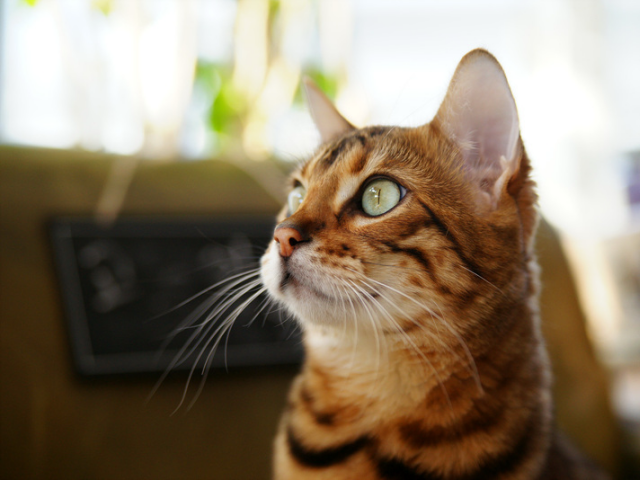
#> input picture python/02.05/cat.bmp, 640 x 480 px, found by its file name
$ python cvpractice8.py
#> lines starting #> are read from the running program, lines starting #| are printed output that depends on the picture; after the words box and inside, x2 and y2 are one past the last pixel; in counts of white or black regions, pixels touching at a corner belong together
import cv2
import matplotlib.pyplot as plt
import sys

img = cv2.imread("D:/python/02.05/cat.bmp")
#> img is the input picture: shape (480, 640, 3); mean B, G, R 104.5, 125.6, 140.8
t, bin_img = cv2.threshold(img[:,:,2],0,255,cv2.THRESH_BINARY + cv2.THRESH_OTSU)
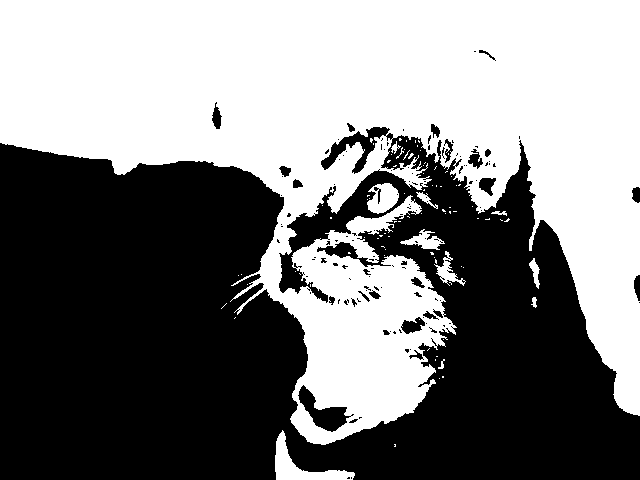
#> bin_img: shape (480, 640); 49.4% white; 90 white regions (78 under 20 px), largest, box (x1, y1, x2, y2) and area: (0, 0, 640, 445) 148517, (275, 430, 355, 480) 1217, (367, 183, 399, 214) 651
#> t = 141
print("오츄 알고리즘이 찾은 최적 임계값 = ", t)
#| 오츄 알고리즘이 찾은 최적 임계값 =  141.0

cv2.imshow("R channel", img[:,:,2])
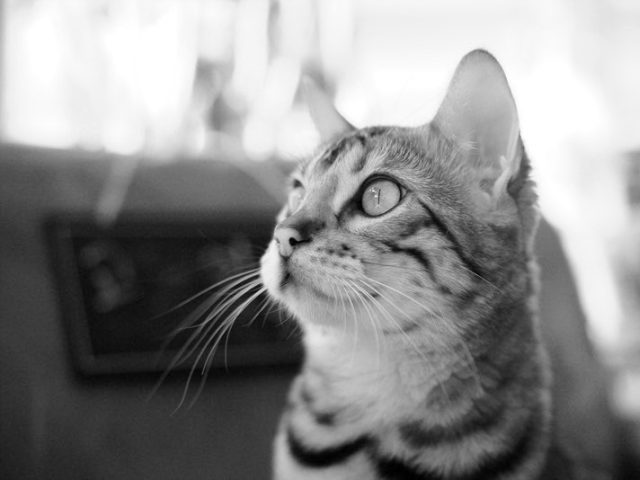
#> window 'R channel': shape (480, 640); min 0, max 255, mean 140.8
cv2.imshow("R channel binarization", bin_img)

cv2.waitKey()
cv2.destroyAllWindows()

$ run again, with python/02.05/dog.bmp copied over python/02.05/cat.bmp
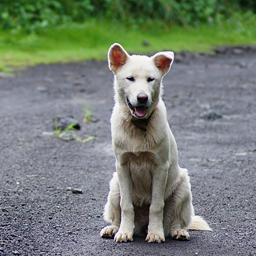
#> input picture python/02.05/dog.bmp, 256 x 256 px, found by its file name
#> img is the input picture: shape (256, 256, 3); mean B, G, R 117.5, 127.8, 118.4
#> `t, bin_img = cv2.threshold(img[:,:,2],0,255,cv2.THRESH_BINARY + cv2.TH..`:
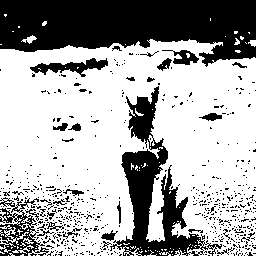
#> bin_img: shape (256, 256); 65.7% white; 594 black regions (563 under 20 px), largest, box (x1, y1, x2, y2) and area: (0, 0, 256, 67) 12222, (110, 86, 222, 256) 5430, (0, 197, 49, 256) 1157
#> t = 107
#| 오츄 알고리즘이 찾은 최적 임계값 =  107.0
#> `cv2.imshow("R channel", img[:,:,2])`:
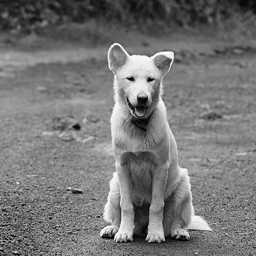
#> window 'R channel': shape (256, 256); min 0, max 255, mean 118.4

$ run again, with python/02.05/soccer.jpg saved as python/02.05/cat.bmp
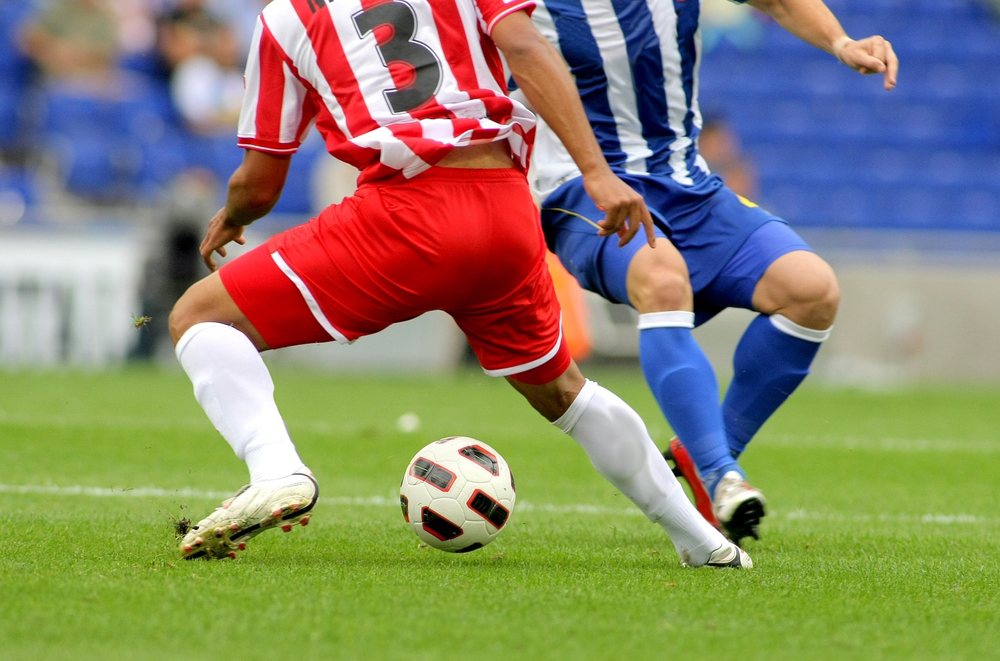
#> input picture python/02.05/soccer.jpg, 1000 x 661 px, shrunk from 1434 x 948 before the run, found by its file name
#> img is the input picture: shape (661, 1000, 3); mean B, G, R 107.2, 133.3, 136.9
#> `t, bin_img = cv2.threshold(img[:,:,2],0,255,cv2.THRESH_BINARY + cv2.TH..`:
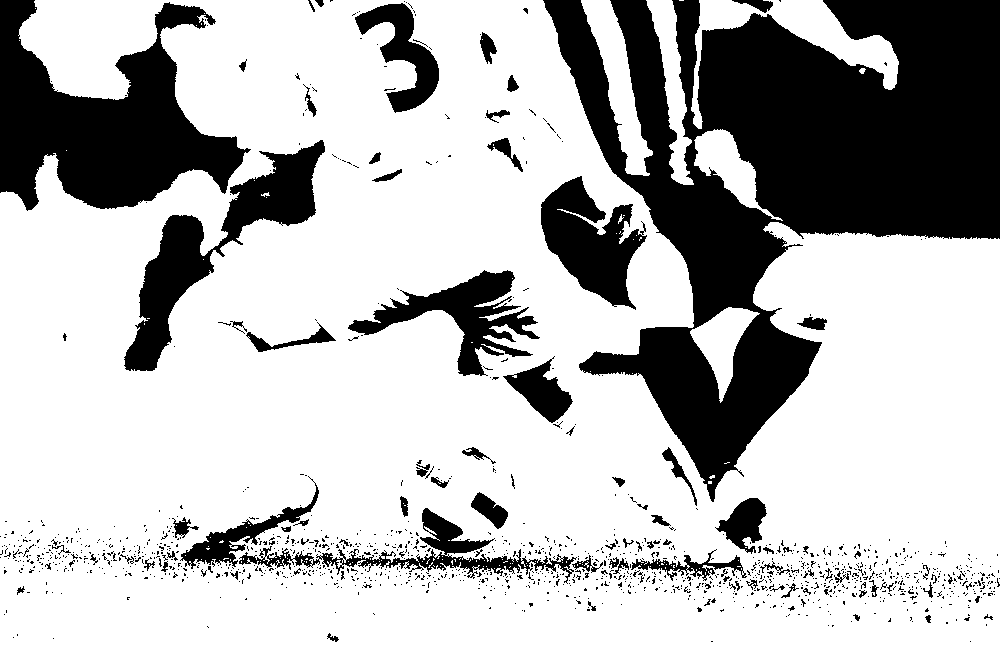
#> bin_img: shape (661, 1000); 72.8% white; 1325 black regions (1236 under 20 px), largest, box (x1, y1, x2, y2) and area: (543, 0, 1000, 502) 101784, (0, 0, 251, 211) 27178, (124, 140, 325, 371) 11611
#> t = 113
#| 오츄 알고리즘이 찾은 최적 임계값 =  113.0
#> `cv2.imshow("R channel", img[:,:,2])`:
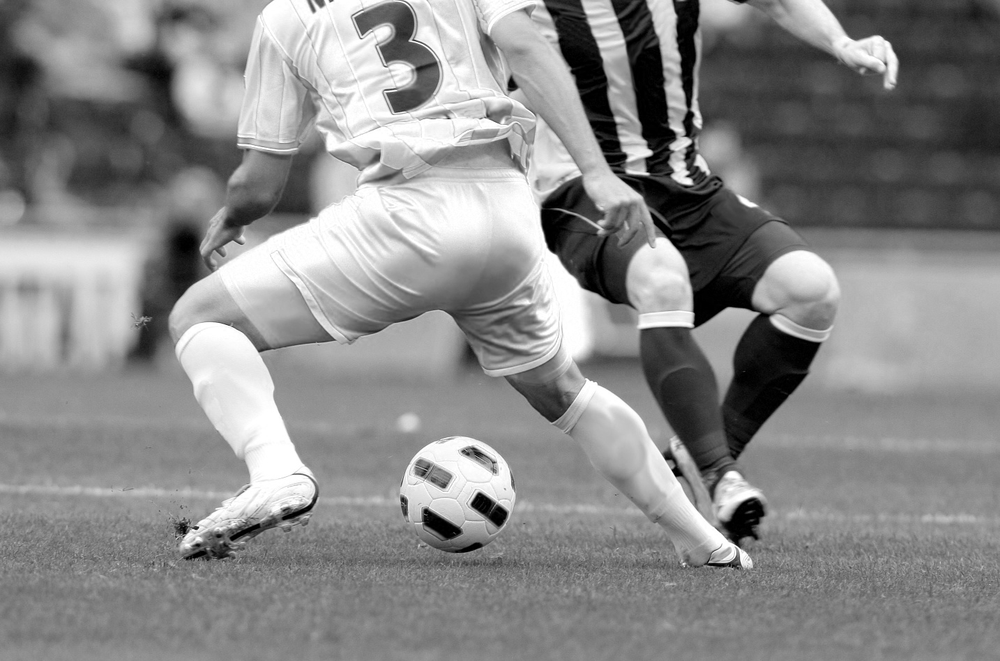
#> window 'R channel': shape (661, 1000); min 0, max 255, mean 136.9
